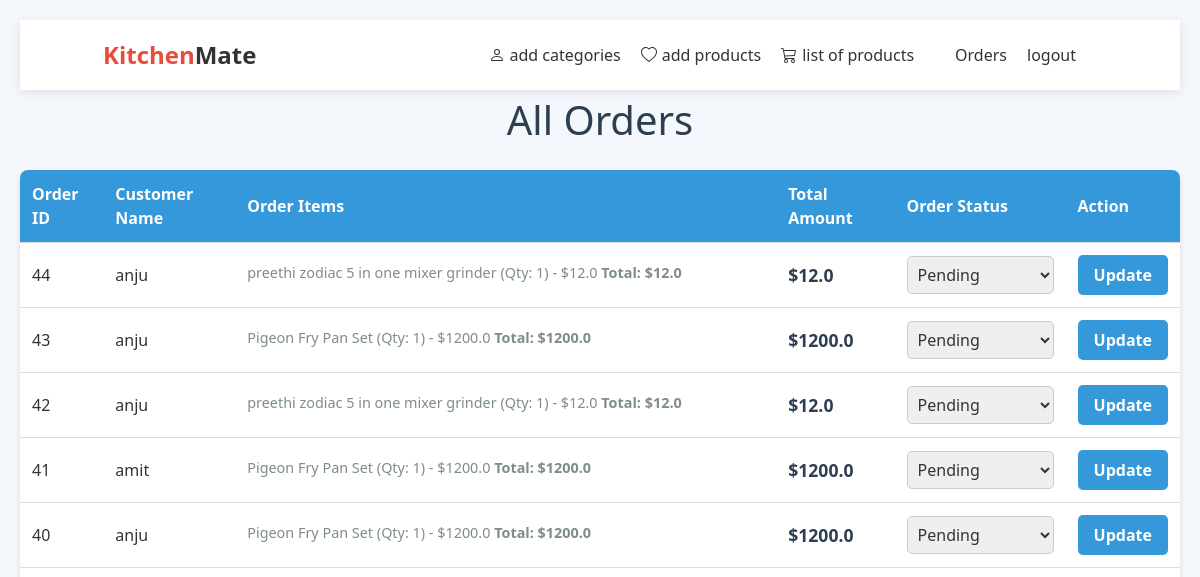
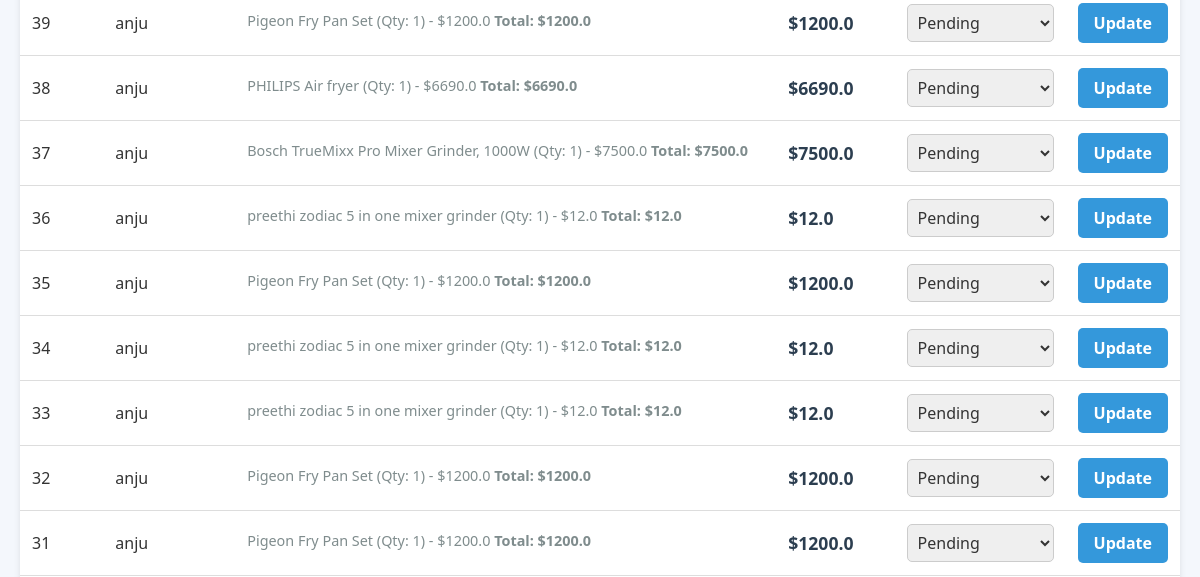
Before: /all/orders/ (signed in, upper part) with the older database file (2 pictures, top to bottom).
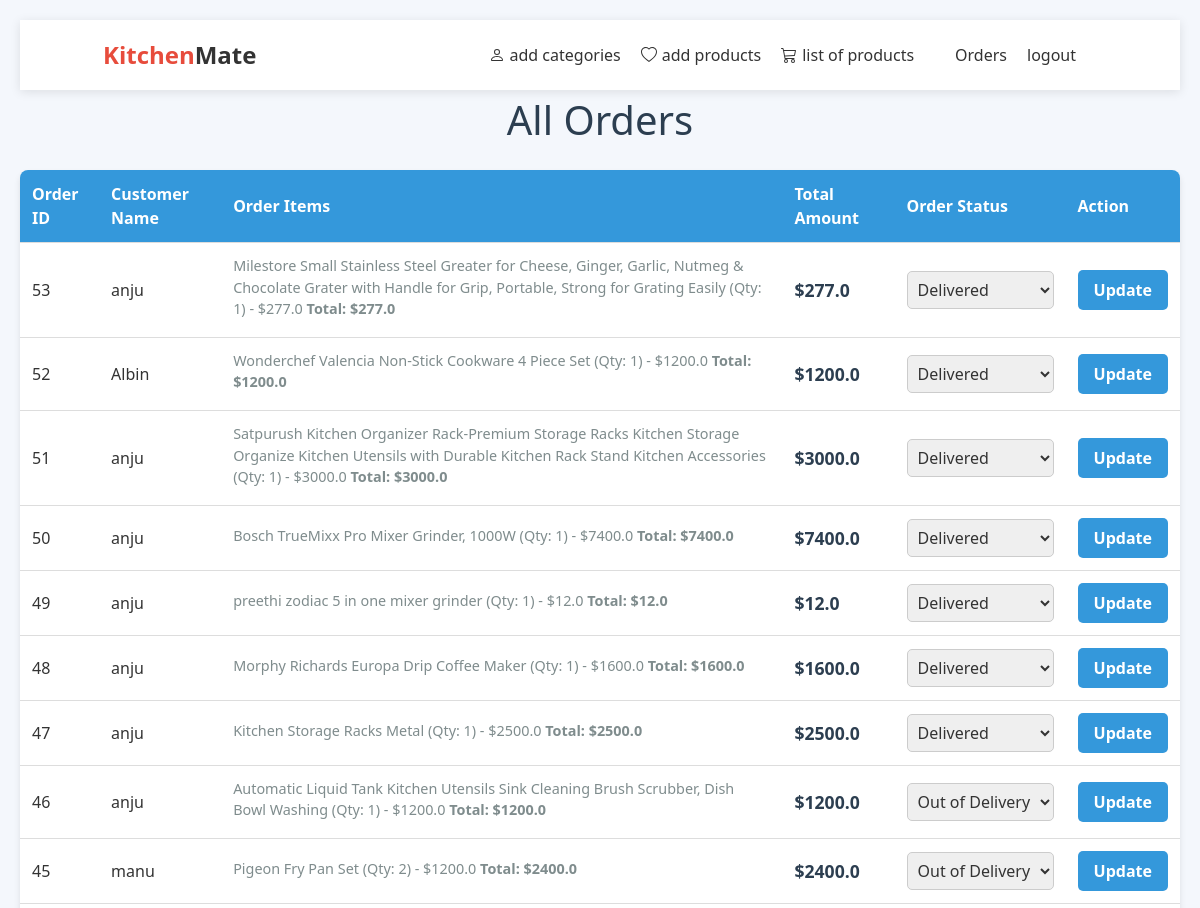
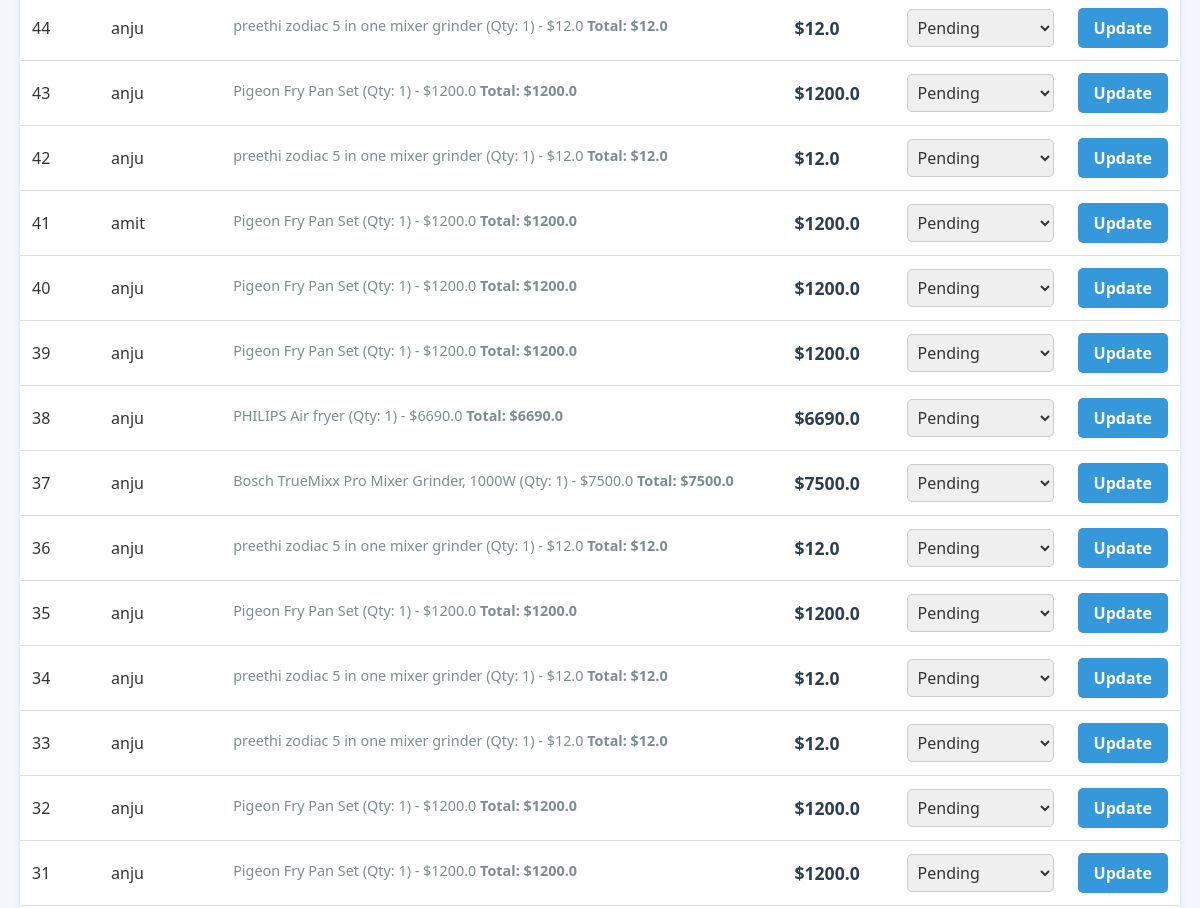
After: the same page with the newer database file (2 pictures, top to bottom).
### kitchen/models.py (models this page shows, shortened)
class Order(models.Model):
    customer=models.ForeignKey(User, on_delete=models.CASCADE, related_name="orders")
    address=models.TextField(null=False, blank=False)
    phone=models.CharField(max_length=20, null=False, blank=False)
    location = models.CharField(max_length=50,null=True,blank=True)
    PAYMENT_OPTIONS=(
        ("COD","COD"),
        ("ONLINE","ONLINE")
    )
    payment_method=models.CharField(max_length=15, choices=PAYMENT_OPTIONS, default="COD")
    rzp_order_id=models.CharField(max_length=100, null=True)
    is_paid=models.BooleanField(default=False)
    STATUS_CHOICES = [('Pending','Pending'),
                      ('Confirmed','Confirmed'),
                      ('Out of Delivery','Out of Delivery'),
                      ('Delivered','Delivered')]
    status = models.CharField(max_length=20,choices=STATUS_CHOICES,null=True,blank=True,default='Pending')
    delivery_person = models.ForeignKey(User, on_delete=models.SET_NULL, null=True, blank=True, related_name="deliveries")
    created_at = models.DateTimeField(auto_now_add=True)
    updated_at = models.DateTimeField(auto_now_add=True)

class User(AbstractUser):
    ADMIN = 'admin'
    DELIVERY_PERSON = 'delivery_person'
    CUSTOMER = 'customer'
    ROLE_CHOICES = [
        (ADMIN, 'Admin'),
        (DELIVERY_PERSON, 'Delivery Person'),
        (CUSTOMER, 'Customer'),
    ]
    role = models.CharField(max_length=20, choices=ROLE_CHOICES,default=CUSTOMER)
    is_staff = models.BooleanField(default=False)
    phone = models.CharField(max_length=15, blank=True, null=True)

class OrderItem(models.Model):
    order_object=models.ForeignKey(Order,on_delete=models.CASCADE, related_name="orderitems")
    product_object=models.ForeignKey(Product, on_delete=models.CASCADE)
    quantity=models.PositiveIntegerField(default=1)
    price=models.FloatField()
    created_at = models.DateTimeField(auto_now_add=True)
    updated_at = models.DateTimeField(auto_now_add=True)
    def item_total(self):
        return self.price*self.quantity

class Product(models.Model):
    name = models.CharField(max_length=255)
    description = models.TextField()
    price = models.DecimalField(max_digits=10, decimal_places=2)
    stock = models.PositiveIntegerField()
    category = models.ForeignKey(Category, on_delete=models.CASCADE, related_name='products')
    image = models.ImageField(upload_to='product_images/', blank=True, null=True)
    rating = models.FloatField(default=0.0,null=True)

### kitchen/views.py (the view)
# urls.py: path('all/orders/',views.AllOrdersView.as_view(),name='all-orders'),
@method_decorator(signin_required,name='dispatch')
class AllOrdersView(View):
    template_name = 'all_order_details.html'
    def get(self, request, *args, **kwargs):
        all_orders = Order.objects.prefetch_related('orderitems').order_by('-created_at')
        for order in all_orders:
            order.total_amount = sum(item.item_total() for item in order.orderitems.all())
        context = {
            'orders': all_orders
        }
        return render(request, self.template_name, context)

### kitchen/context_processors.py (called while the page is built)
def cart_context(request):
    cart_item_count=0
    if request.user.is_authenticated:
        cart_item_count = Cart.objects.filter(owner=request.user,is_order_placed=False).count()
    return {"cart_item_count":cart_item_count}

### kitchen/templates/all_order_details.html (shortened to what this page needs)
{% extends 'adminBase.html' %}
{% block main2_block %}
<h1>All Orders</h1>
<table>
    <thead>
        <tr>
            <th>Order ID</th>
            <th>Customer Name</th>
            <th>Order Items</th>
            <th>Total Amount</th>
            <th>Order Status</th>
            <th>Action</th>
        </tr>
    </thead>
    <tbody>
        {% for order in orders %}
            <tr>
                <td>{{ order.id }}</td>
                <td>{{ order.customer.username }}</td>
                <td>
                    <ul class="order-items">
                        {% for item in order.orderitems.all %}
                            <li>
                                <span>{{ item.product_object.name }} (Qty: {{ item.quantity }}) - ${{ item.price }}
                                    <strong>Total: ${{ item.item_total }}</strong>
                                </span>
                            </li>
                        {% endfor %}
                    </ul>
                </td>
                <td class="total-amount">${{ order.total_amount }}</td>
                <td>
                    <form method="POST" action="{% url 'update_order' order.id %}">
                        <select name="status" class="status-select">
                            <option value="Pending" {% if order.status == 'Pending' %}selected{% endif %}>Pending</option>
                            <option value="Out of Delivery" {% if order.status == 'Out of Delivery' %}selected{% endif %}>Out of Delivery</option>
                            <option value="Delivered" {% if order.status == 'Delivered' %}selected{% endif %}>Delivered</option>
                        </select>
                </td>
                <td>
                        <button type="submit" class="btn">Update</button>
                </td>
            </tr>
        {% endfor %}
    </tbody>
</table>
{% endblock %}

Changed rows visible on the page:
added Order: id "53", customer.username "anju", total_amount "277.0", status "Delivered"
added OrderItem: product_object.name "Milestore Small Stainless Steel Greater for Cheese, Ginger, Garlic, Nutmeg & Chocolate Grater with Handle for Grip, Portable, Strong for Grating Easily", quantity "1", price "277.0", item_total "277.0", shown under "53"
added Order: id "52", customer.username "Albin", total_amount "1200.0", status "Delivered"
added OrderItem: product_object.name "Wonderchef Valencia Non-Stick Cookware 4 Piece Set", quantity "1", price "1200.0", item_total "1200.0", shown under "52"
added Order: id "51", customer.username "anju", total_amount "3000.0", status "Delivered"
added OrderItem: product_object.name "Satpurush Kitchen Organizer Rack-Premium Storage Racks Kitchen Storage Organize Kitchen Utensils with Durable Kitchen Rack Stand Kitchen Accessories", quantity "1", price "3000.0", item_total "3000.0", shown under "51"
added Order: id "50", customer.username "anju", total_amount "7400.0", status "Delivered"
added OrderItem: product_object.name "Bosch TrueMixx Pro Mixer Grinder, 1000W", quantity "1", price "7400.0", item_total "7400.0", shown under "50"
added Order: id "49", customer.username "anju", total_amount "12.0", status "Delivered"
added OrderItem: product_object.name "preethi zodiac 5 in one mixer grinder", quantity "1", price "12.0", item_total "12.0", shown under "49"
added Order: id "48", customer.username "anju", total_amount "1600.0", status "Delivered"
added OrderItem: product_object.name "Morphy Richards Europa Drip Coffee Maker", quantity "1", price "1600.0", item_total "1600.0", shown under "48"
added Order: id "47", customer.username "anju", total_amount "2500.0", status "Delivered"
added OrderItem: product_object.name "Kitchen Storage Racks Metal", quantity "1", price "2500.0", item_total "2500.0", shown under "47"
added Order: id "46", customer.username "anju", total_amount "1200.0", status "Out of Delivery"
added OrderItem: product_object.name "Automatic Liquid Tank Kitchen Utensils Sink Cleaning Brush Scrubber, Dish Bowl Washing", quantity "1", price "1200.0", item_total "1200.0", shown under "46"
added Order: id "45", customer.username "manu", total_amount "2400.0", status "Out of Delivery"
added OrderItem: product_object.name "Pigeon Fry Pan Set", quantity "2", price "1200.0", item_total "2400.0", shown under "45"
